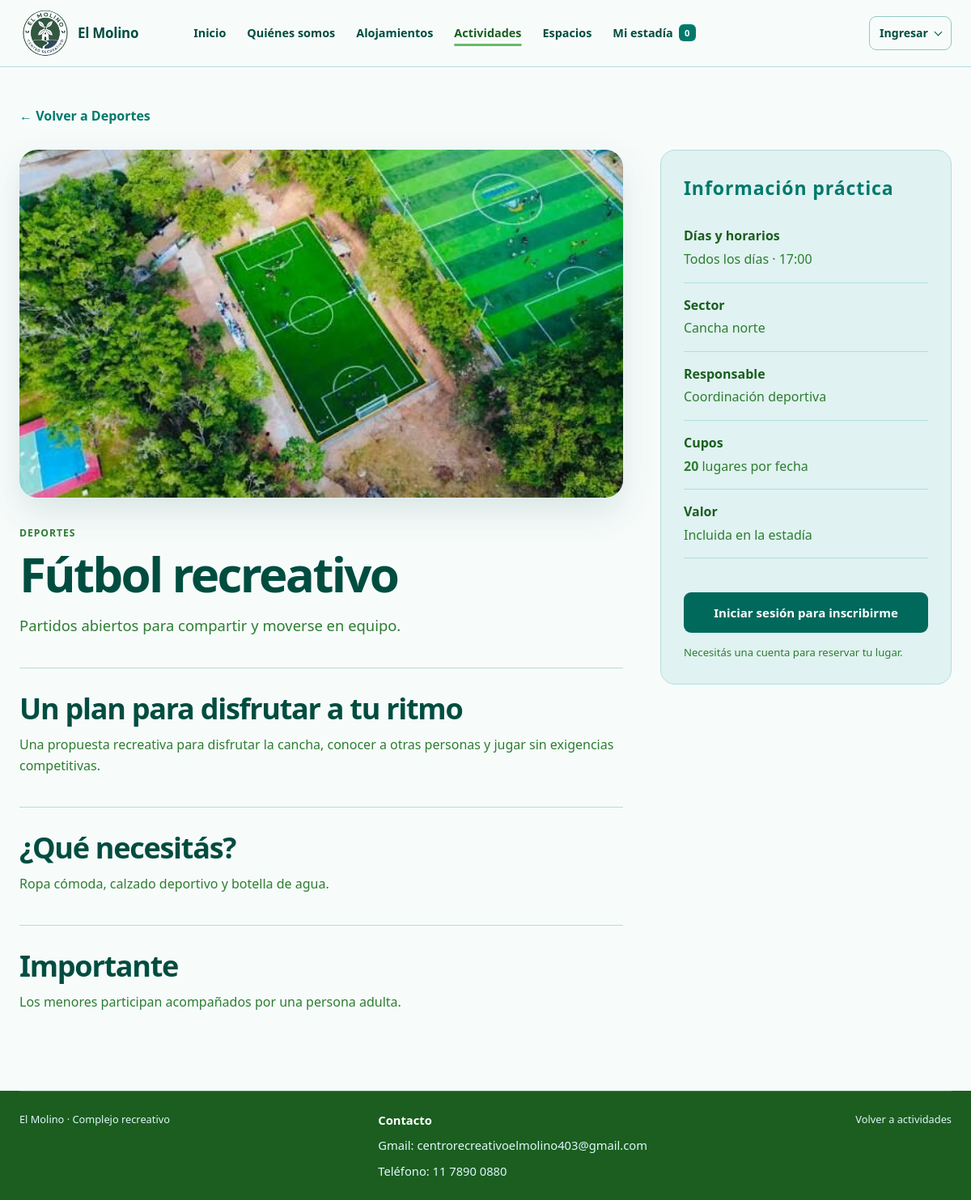
Page /actividad.php?id=futbol-recreativo on the committed database.
### tables this page shows
CREATE TABLE IF NOT EXISTS `Actividad` (
  `idActividad` INT NOT NULL AUTO_INCREMENT,
  `slug` VARCHAR(100) NOT NULL,
  `nombre` VARCHAR(50) NOT NULL,
  `idCategoria` INT NOT NULL,
  `descripcionCorta` VARCHAR(160) DEFAULT NULL,
  `descripcion` TEXT NOT NULL,
  `requisitos` TEXT DEFAULT NULL,
  `informacionImportante` TEXT DEFAULT NULL,
  `horario` VARCHAR(50) NOT NULL,
  `dias` VARCHAR(100) DEFAULT NULL,
  `momentoDia` ENUM('manana','tarde','noche') DEFAULT NULL,
  `Duracion` VARCHAR(50) NOT NULL,
  `sector` VARCHAR(120) DEFAULT NULL,
  `responsable` VARCHAR(100) DEFAULT NULL,
  `edadRecomendada` ENUM('todas','ninos','adolescentes','adultos') NOT NULL DEFAULT 'todas',
  `modalidad` ENUM('incluida','inscripcion') NOT NULL DEFAULT 'incluida',
  `imagen` VARCHAR(255) DEFAULT NULL,
  `tendencia` TINYINT(1) NOT NULL DEFAULT 0,
  `activa` TINYINT(1) NOT NULL DEFAULT 1,
  `idEspacio` INT DEFAULT NULL,
  `cupoMax` INT NOT NULL,
  `precio` DECIMAL(10,2) NOT NULL,
  `pago` VARCHAR(50) NOT NULL,
  `idUsuario` INT DEFAULT NULL,
  PRIMARY KEY (`idActividad`),
  UNIQUE KEY `uk_actividad_slug` (`slug`),
  KEY `idx_actividad_categoria` (`idCategoria`),
  KEY `idx_actividad_espacio` (`idEspacio`),
  KEY `idx_actividad_usuario` (`idUsuario`),
  CONSTRAINT `fk_actividad_categoria`
    FOREIGN KEY (`idCategoria`) REFERENCES `CategoriaActividad` (`idCategoria`)
    ON DELETE RESTRICT ON UPDATE CASCADE,
  CONSTRAINT `fk_actividad_espacio`
    FOREIGN KEY (`idEspacio`) REFERENCES `EspacioRecreativo` (`idEspacio`)
    ON DELETE RESTRICT ON UPDATE CASCADE,
  CONSTRAINT `fk_actividad_usuario`
    FOREIGN KEY (`idUsuario`) REFERENCES `usuarios` (`idUsuario`)
    ON DELETE RESTRICT ON UPDATE CASCADE
);

CREATE TABLE IF NOT EXISTS `CategoriaActividad` (
  `idCategoria` INT NOT NULL AUTO_INCREMENT,
  `slug` VARCHAR(70) NOT NULL,
  `nombre` VARCHAR(60) NOT NULL,
  `descripcion` VARCHAR(160) NOT NULL,
  `imagen` VARCHAR(255) DEFAULT NULL,
  `activa` TINYINT(1) NOT NULL DEFAULT 1,
  PRIMARY KEY (`idCategoria`),
  UNIQUE KEY `uk_categoria_actividad_slug` (`slug`),
  UNIQUE KEY `uk_categoria_actividad_nombre` (`nombre`)
);

### actividad.php (the view, shortened to what the rows shown need)
<?php
$actividad = null;
$error = null;
$estaInscripto = false;
$titularParticipa = false;
$acompanantes = [];
$acompanantesInscriptos = [];
$fechaActividadSeleccionada = null;
$fechasDisponibles = [];
$puedeInscribirsePorEstadia = false;
try {
    require_once __DIR__ . '/php/inicio_actividades.php';
    $actividad = $controladorActividades->detalle((string) ($_GET['id'] ?? ''));
} catch (Throwable $excepcion) {
    error_log('No se pudo cargar el detalle de la actividad: ' . $excepcion->getMessage());
    http_response_code(404);
    $error = 'No encontramos la actividad solicitada.';
}
$usuario = class_exists('Sesion') ? Sesion::usuario() : null;
$titularMarcado = $estaInscripto ? $titularParticipa : true;
$cantidadSeleccionada = ($titularParticipa ? 1 : 0) + count($acompanantesInscriptos);
?>
<!DOCTYPE html>
<html lang="es-AR">
<head>
    <link rel="stylesheet" href="estilos/estilos.css?v=<?= (int) filemtime(__DIR__ . '/estilos/estilos.css') ?>">
</head>
<body>
    <main id="contenido" class="pagina-detalle-actividad"><div class="contenedor">
        <?php if ($error): ?>
            <div class="sin-resultados"><h1><?= htmlspecialchars($error, ENT_QUOTES, 'UTF-8') ?></h1><p><a href="actividades.php">Volver a actividades</a></p></div>
        <?php elseif ($actividad): ?>
            <div class="barra-detalle-acciones"><a class="volver-actividades" href="categoria-actividades.php?categoria=<?= rawurlencode($actividad->categoria) ?>">← Volver a <?= Vista::escapar($actividad->categoriaNombre) ?></a></div>
            <div class="grilla-detalle-actividad">
                <div class="contenido-detalle-actividad">
                    <div class="visual-actividad visual-detalle-actividad"><img src="<?= Vista::escapar($actividad->imagen) ?>" alt="" loading="lazy"></div>
                    <p class="etiqueta-actividad"><?= Vista::escapar($actividad->categoriaNombre) ?></p><h1><?= Vista::escapar($actividad->nombre) ?></h1><p class="bajada-detalle"><?= Vista::escapar($actividad->descripcionCorta) ?></p>
                    <section class="bloque-texto-actividad"><h2>Un plan para disfrutar a tu ritmo</h2><p><?= Vista::escapar($actividad->descripcion) ?></p></section>
                    <?php if ($actividad->requisitos !== ''): ?><section class="bloque-texto-actividad"><h2>¿Qué necesitás?</h2><p><?= Vista::escapar($actividad->requisitos) ?></p></section><?php endif; ?>
                    <?php if ($actividad->importante !== ''): ?><section class="bloque-texto-actividad"><h2>Importante</h2><p><?= Vista::escapar($actividad->importante) ?></p></section><?php endif; ?>
                </div>
                <aside class="panel-informacion-actividad" aria-label="Información práctica">
                    <p class="texto-destacado">Información práctica</p>
                    <dl>
                        <div><dt>Días y horarios</dt><dd><?= Vista::escapar($actividad->dias) ?> · <?= Vista::escapar($actividad->horario) ?></dd></div>
                        <div><dt>Sector</dt><dd><?= Vista::escapar($actividad->sector) ?></dd></div>
                        <div><dt>Responsable</dt><dd><?= Vista::escapar($actividad->responsable) ?></dd></div>
                        <div><dt>Cupos</dt><dd><strong><?= $actividad->cupo ?></strong> lugares por fecha</dd></div>
                        <div><dt>Valor</dt><dd><?= Vista::escapar(Vista::precio($actividad)) ?></dd></div>
                    </dl>
                    <?php if ($usuario && (int) ($usuario['id_cliente'] ?? 0) > 0): ?>
                        <?php if (!$repositorioInscripciones): ?>
                            <div class="requisito-estadia-actividad">
                                <strong>Falta actualizar la base de datos</strong>
                                <p>La actividad se puede consultar, pero las inscripciones quedarán deshabilitadas hasta ejecutar <code>BD/04_ACTUALIZAR_LOGICA_ACTIVIDADES.sql</code> en phpMyAdmin.</p>
                            </div>
                        <?php else: ?>
                        <?php if ($estaInscripto): ?>
                            <div class="estado-inscripcion-activa"><strong>Inscripción activa</strong><span><?= $cantidadSeleccionada ?> <?= $cantidadSeleccionada === 1 ? 'lugar reservado' : 'lugares reservados' ?>.</span></div>
                        <?php endif; ?>
                        <?php if ($puedeInscribirsePorEstadia): ?>
                        <form method="post" class="formulario-inscripcion selector-participantes"<?= (!$estaInscripto && $actividad->modalidad === 'inscripcion' && $actividad->precio > 0) ? ' data-confirmar-cobro' : '' ?>>
                            <input type="hidden" name="token_csrf" value="<?= Vista::escapar(Sesion::tokenCsrf()) ?>">
                            <input type="hidden" name="accion" value="guardar_inscripcion">
                            <label class="campo-fecha-actividad" for="fecha-actividad">
                                <span>¿Qué día querés participar?</span>
                                <select id="fecha-actividad" name="fecha_actividad" required>
                                    <option value="">Elegí una fecha</option>
                                    <?php foreach ($fechasDisponibles as $fechaDisponible): ?>
                                        <option value="<?= Vista::escapar($fechaDisponible['valor']) ?>"<?= $fechaActividadSeleccionada === $fechaDisponible['valor'] ? ' selected' : '' ?>><?= Vista::escapar($fechaDisponible['etiqueta']) ?></option>
                                    <?php endforeach; ?>
                                </select>
                                <small>Solo aparecen días habilitados que coinciden con tu estadía confirmada.</small>
                            </label>
                            <fieldset>
                                <legend>¿Quiénes van a participar?</legend>
                                <p>Elegí una o más personas. Cada selección ocupa un lugar del cupo.</p>
                                <div class="lista-acompanantes">
                                    <label class="opcion-acompanante opcion-titular">
                                        <input type="checkbox" name="participa_titular" value="1"<?= $titularMarcado ? ' checked' : '' ?>>
                                        <span><strong><?= Vista::escapar((string) ($usuario['nombre'] ?? 'Titular')) ?> (yo)</strong><small>Titular de la cuenta</small></span>
                                    </label>
                                    <?php foreach ($acompanantes as $acompanante): ?>
                                        <label class="opcion-acompanante">
                                            <input type="checkbox" name="acompanantes[]" value="<?= $acompanante['id'] ?>"<?= in_array($acompanante['id'], $acompanantesInscriptos, true) ? ' checked' : '' ?>>
                                            <span><strong><?= Vista::escapar($acompanante['nombre'] . ' ' . $acompanante['apellido']) ?></strong><small><?= Vista::escapar($acompanante['parentesco']) ?> · <?= $acompanante['edad'] ?> años</small></span>
                                        </label>
                                    <?php endforeach; ?>
                                </div>
                            </fieldset>
                            <button class="boton boton-principal boton-ancho" type="submit"<?= $fechasDisponibles ? '' : ' disabled' ?>><?= $estaInscripto ? 'Guardar fecha y participantes' : 'Confirmar inscripción' ?></button>
                        </form>
                        <?php else: ?>
                            <div class="requisito-estadia-actividad">
                                <strong>Necesitás una estadía confirmada</strong>
                                <p>Primero aboná la seña de tu alojamiento. Cuando administración la acredite, vas a poder elegir actividades dentro de las fechas de esa estadía.</p>
                                <a href="registro/cuenta.php">Ver mi estadía y la seña</a>
                            </div>
                        <?php endif; ?>
                        <?php if ($estaInscripto): ?>
                            <form method="post" class="formulario-inscripcion cancelar-inscripcion" onsubmit="return confirm('¿Querés cancelar toda la inscripción?')">
                                <input type="hidden" name="token_csrf" value="<?= Vista::escapar(Sesion::tokenCsrf()) ?>">
                                <input type="hidden" name="accion" value="cancelar_inscripcion">
                                <button class="boton boton-neutral boton-ancho" type="submit">Cancelar inscripción</button>
                            </form>
                        <?php endif; ?>
                        <?php endif; ?>
                    <?php elseif ($usuario): ?>
                        <button class="boton boton-neutral boton-ancho" type="button" disabled>Inscripción no disponible</button>
                        <p class="mensaje-inscripcion">Esta cuenta no tiene un perfil de cliente asociado.</p>
                    <?php else: ?>
                        <a class="boton boton-principal boton-ancho" href="registro/login.php?actividad=<?= rawurlencode($actividad->slug) ?>">Iniciar sesión para inscribirme</a>
                        <p class="mensaje-inscripcion">Necesitás una cuenta para reservar tu lugar.</p>
                    <?php endif; ?>
                </aside>
            </div>
        <?php endif; ?>
    </div></main>
</body>
</html>

### rows in the picture
actividad: idCategoria.nombre "Deportes", imagen (picture), idCategoria.nombre "DEPORTES", nombre "Fútbol recreativo", descripcionCorta "Partidos abiertos para compartir y moverse en equipo.", descripcion "Una propuesta recreativa para disfrutar la cancha, conocer a otras personas y jugar sin exigencias competitivas.", requisitos "Ropa cómoda, calzado deportivo y botella de agua.", informacionImportante "Los menores participan acompañados por una persona adulta.", dias "Todos los días", horario "17:00", sector "Cancha norte", responsable "Coordinación deportiva", cupoMax "20", modalidad "Incluida en la estadía"

### other values in the picture
$cantidad "0"
self::escapar($texto) "Ingresar"
